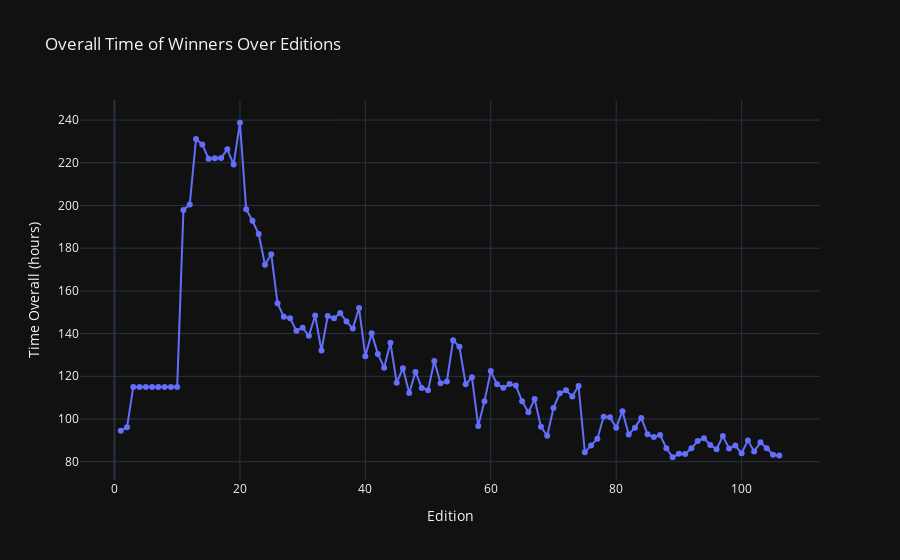

Notebook cell for this chart:
### Markdown cell above
b.Overall winner time over time

### Code cell
import plotly.express as px

fig = px.line(winner, x='edition', y='time_overall', title='Overall Time of Winners Over the Years',
              labels={'edition': 'Edition', 'time_overall': 'Time Overall (hours)'})

# Customize the plot if needed
fig.update_traces(mode='markers+lines')
fig.update_layout(
    title='Overall Time of Winners Over Editions',
    xaxis_title='Edition',
    yaxis_title='Time Overall (hours)',
    template='plotly_dark'
)

fig.show()

### Figure 1 — Plotly figure (JSON) as saved in the notebook; plotly's stock layout.template omitted (floating-point values rounded to 4 significant figures)
{"data": [{"hovertemplate": "Edition=%{x}<br>Time Overall (hours)=%{y}<extra></extra>", "legendgroup": "", "line": {"color": "#636efa", "dash": "solid"}, "marker": {"symbol": "circle"}, "mode": "markers+lines", "name": "", "orientation": "v", "showlegend": false, "type": "scatter", "x": [1, 2, 3, 4, 5, 6, 7, 8, 9, 10, 11, 12, 13, 14, 15, 16, 17, 18, 19, 20, 21, 22, 23, 24, 25, 26, 27, 28, 29, 30, 31, 32, 33, 34, 35, 36, 37, 38, 39, 40, 41, 42, 43, 44, 45, 46, 47, 48, 49, 50, 51, 52, 53, 54, 55, 56, 57, 58, 59, 60, 61, 62, 63, 64, 65, 66, 67, 68, 69, 70, 71, 72, 73, 74, 75, 76, 77, 78, 79, 80, 81, 82, 83, 84, 85, 86, 87, 88, 89, 90, 91, 92, 93, 94, 95, 96, 97, 98, 99, 100, 101, 102, 103, 104, 105, 106], "xaxis": "x", "y": [94.55, 96.1, 115.0, 115.0, 115.0, 115.0, 115.0, 115.0, 115.0, 115.0, 197.9, 200.5, 231.1, 228.6, 221.8, 222.1, 222.3, 226.3, 219.2, 238.7, 198.3, 192.8, 186.7, 172.2, 177.2, 154.2, 147.9, 147.2, 141.4, 142.8, 139.0, 148.5, 132.1, 148.2, 147.2, 149.7, 145.6, 142.3, 152.0, 129.4, 140.1, 130.5, 124.0, 135.7, 117.0, 123.8, 112.1, 122.0, 114.5, 113.5, 127.2, 116.7, 117.6, 136.9, 133.8, 116.3, 119.5, 96.75, 108.3, 122.4, 116.3, 114.6, 116.4, 115.6, 108.3, 103.1, 109.3, 96.33, 92.15, 105.1, 112.1, 113.4, 110.6, 115.5, 84.46, 87.64, 90.72, 101.0, 100.8, 95.95, 103.6, 92.75, 95.95, 100.5, 92.83, 91.54, 92.55, 86.29, 82.09, 83.69, 83.6, 86.25, 89.67, 91.01, 87.88, 85.81, 91.99, 86.21, 87.58, 83.94, 89.98, 84.77, 89.08, 86.35, 83.29, 82.95], "yaxis": "y"}], "layout": {"legend": {"tracegroupgap": 0}, "title": {"text": "Overall Time of Winners Over Editions"}, "xaxis": {"anchor": "y", "domain": [0, 1], "title": {"text": "Edition"}}, "yaxis": {"anchor": "x", "domain": [0, 1], "title": {"text": "Time Overall (hours)"}}}}
